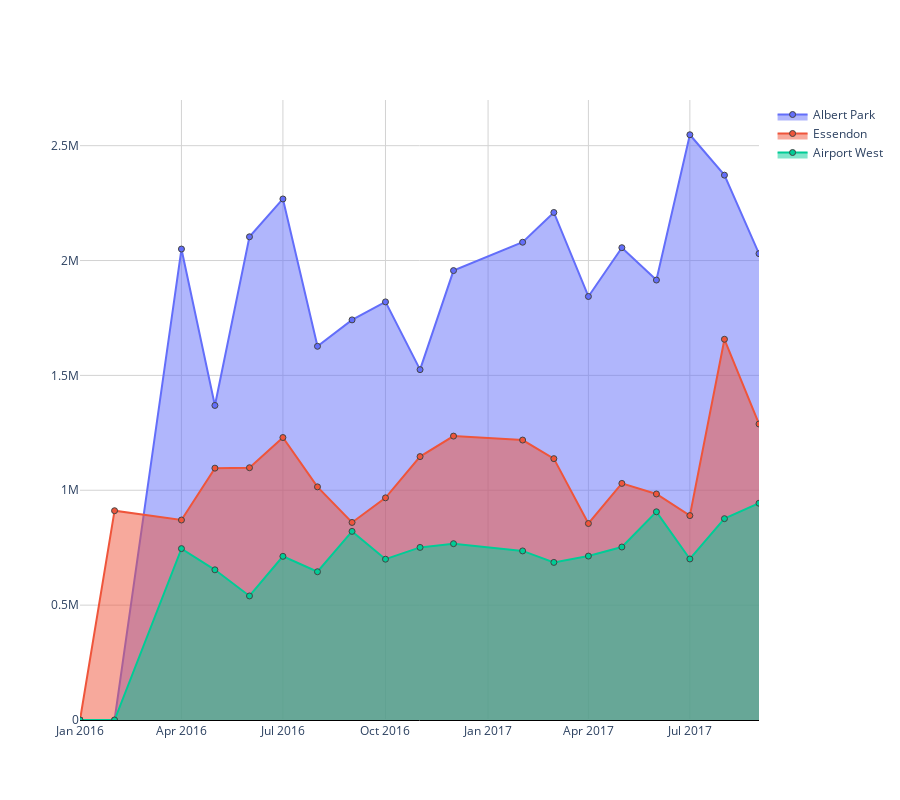

Notebook cell for this chart:
### Code cell
fig = plot_2D(
    mean_price, 
    columns=[
        'Albert Park',
        'Essendon',
        'Airport West',
    ], 
    line_fill='tozeroy')
fig.show()

### Figure 1 — Plotly figure (JSON) as saved in the notebook; plotly's stock layout.template omitted (floating-point values rounded to 4 significant figures)
{"data": [{"fill": "tozeroy", "marker": {"line": {"width": 1}}, "mode": "lines+markers", "name": "Albert Park", "type": "scatter", "x": ["2016-01", "2016-02", "2016-04", "2016-05", "2016-06", "2016-07", "2016-08", "2016-09", "2016-10", "2016-11", "2016-12", "2017-02", "2017-03", "2017-04", "2017-05", "2017-06", "2017-07", "2017-08", "2017-09"], "y": [0, 0, 2050000, 1369250, 2103000.0, 2268000, 1627000.0, 1742000.0, 1820000, 1525000, 1956250, 2079625, 2209200, 1844000.0, 2056000.0, 1915000, 2547500, 2372000.0, 2030000]}, {"fill": "tozeroy", "marker": {"line": {"width": 1}}, "mode": "lines+markers", "name": "Essendon", "type": "scatter", "x": ["2016-01", "2016-02", "2016-04", "2016-05", "2016-06", "2016-07", "2016-08", "2016-09", "2016-10", "2016-11", "2016-12", "2017-02", "2017-03", "2017-04", "2017-05", "2017-06", "2017-07", "2017-08", "2017-09"], "y": [0, 911000, 870500, 1096250, 1098000.0, 1229500, 1015000.0, 859900.0, 967000.0, 1147000.0, 1235750, 1219000.0, 1138000.0, 855300.0, 1030000.0, 983800.0, 889800.0, 1657000.0, 1288500]}, {"fill": "tozeroy", "marker": {"line": {"width": 1}}, "mode": "lines+markers", "name": "Airport West", "type": "scatter", "x": ["2016-01", "2016-02", "2016-04", "2016-05", "2016-06", "2016-07", "2016-08", "2016-09", "2016-10", "2016-11", "2016-12", "2017-02", "2017-03", "2017-04", "2017-05", "2017-06", "2017-07", "2017-08", "2017-09"], "y": [0, 0, 746000, 653750, 540000, 712375, 645300.0, 821000, 700000, 751250, 767500, 736000, 686000, 713500, 753000, 906200.0, 701000, 876375, 943500.0]}], "layout": {"barmode": "group", "height": 800, "plot_bgcolor": "white", "title": {"text": ""}, "xaxis": {"gridcolor": "lightgray", "linecolor": "black", "showline": true}, "yaxis": {"gridcolor": "lightgray"}}}
